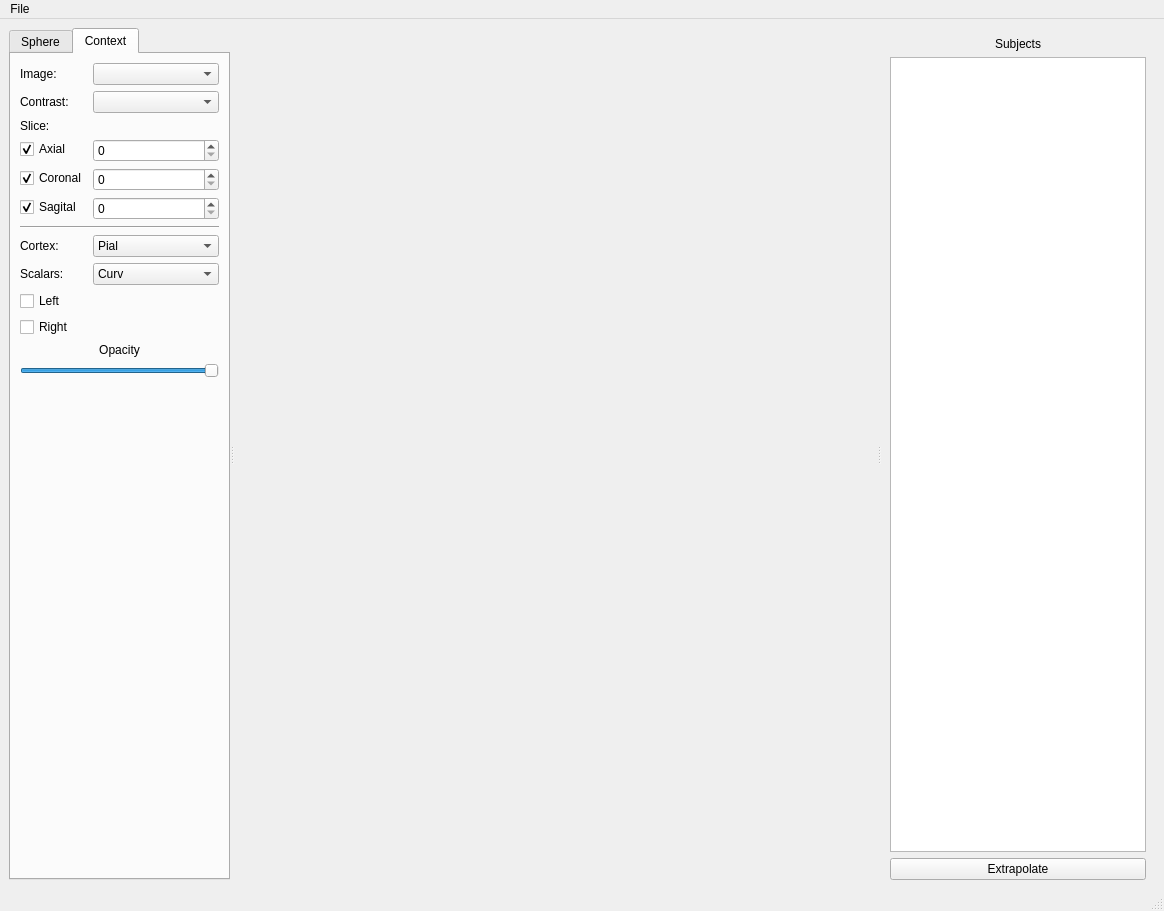
<?xml version="1.0" encoding="UTF-8"?>
<ui version="4.0">
 <class>RoiBuildApp</class>
 <widget class="QMainWindow" name="RoiBuildApp">
  <property name="geometry">
   <rect>
    <x>0</x>
    <y>0</y>
    <width>1164</width>
    <height>911</height>
   </rect>
  </property>
  <property name="windowTitle">
   <string>Braviz Roi Builder</string>
  </property>
  <property name="windowIcon">
   <iconset>
    <normalon>:/icons/roi_builder.png</normalon>
   </iconset>
  </property>
  <property name="styleSheet">
   <string notr="true">#sphere_tab{
	
	background-image: url(:/icons/circle.png);
	background-repeat:no-repeat;
	background-position:center;
	background-clip:padding;
	background-origin:padding;
}</string>
  </property>
  <widget class="QWidget" name="centralwidget">
   <layout class="QHBoxLayout" name="horizontalLayout">
    <item>
     <widget class="QSplitter" name="splitter">
      <property name="orientation">
       <enum>Qt::Horizontal</enum>
      </property>
      <widget class="QTabWidget" name="ContextTab">
       <property name="sizePolicy">
        <sizepolicy hsizetype="MinimumExpanding" vsizetype="Expanding">
         <horstretch>0</horstretch>
         <verstretch>0</verstretch>
        </sizepolicy>
       </property>
       <property name="currentIndex">
        <number>1</number>
       </property>
       <widget class="QWidget" name="sphere_tab">
        <attribute name="title">
         <string>Sphere</string>
        </attribute>
        <layout class="QFormLayout" name="formLayout_3">
         <property name="fieldGrowthPolicy">
          <enum>QFormLayout::AllNonFixedFieldsGrow</enum>
         </property>
         <item row="0" column="0">
          <widget class="QLabel" name="label_8">
           <property name="text">
            <string>Sphere:</string>
           </property>
          </widget>
         </item>
         <item row="1" column="0">
          <widget class="QLabel" name="label_9">
           <property name="text">
            <string>Coords:</string>
           </property>
           <property name="buddy">
            <cstring>sphere_space</cstring>
           </property>
          </widget>
         </item>
         <item row="1" column="1">
          <widget class="QLineEdit" name="sphere_space">
           <property name="text">
            <string>World</string>
           </property>
           <property name="readOnly">
            <bool>true</bool>
           </property>
          </widget>
         </item>
         <item row="2" column="0">
          <spacer name="verticalSpacer_2">
           <property name="orientation">
            <enum>Qt::Vertical</enum>
           </property>
           <property name="sizeHint" stdset="0">
            <size>
             <width>20</width>
             <height>40</height>
            </size>
           </property>
          </spacer>
         </item>
         <item row="3" column="0" colspan="2">
          <widget class="Line" name="line_2">
           <property name="orientation">
            <enum>Qt::Horizontal</enum>
           </property>
          </widget>
         </item>
         <item row="4" column="0" colspan="2">
          <widget class="QLabel" name="subject_sphere_label">
           <property name="font">
            <font>
             <weight>75</weight>
             <bold>true</bold>
            </font>
           </property>
           <property name="text">
            <string>Subject</string>
           </property>
           <property name="alignment">
            <set>Qt::AlignCenter</set>
           </property>
          </widget>
         </item>
         <item row="5" column="0">
          <widget class="QLabel" name="label_7">
           <property name="text">
            <string>Radius:</string>
           </property>
           <property name="buddy">
            <cstring>sphere_radius</cstring>
           </property>
          </widget>
         </item>
         <item row="5" column="1">
          <widget class="QDoubleSpinBox" name="sphere_radius">
           <property name="locale">
            <locale language="English" country="UnitedStates"/>
           </property>
           <property name="minimum">
            <double>1.000000000000000</double>
           </property>
           <property name="maximum">
            <double>1000.000000000000000</double>
           </property>
           <property name="value">
            <double>10.000000000000000</double>
           </property>
          </widget>
         </item>
         <item row="6" column="0">
          <widget class="QLabel" name="label_3">
           <property name="text">
            <string>Center:</string>
           </property>
          </widget>
         </item>
         <item row="7" column="0">
          <widget class="QLabel" name="label_4">
           <property name="text">
            <string>x</string>
           </property>
           <property name="buddy">
            <cstring>sphere_x</cstring>
           </property>
          </widget>
         </item>
         <item row="7" column="1">
          <widget class="QDoubleSpinBox" name="sphere_x">
           <property name="locale">
            <locale language="English" country="UnitedStates"/>
           </property>
           <property name="minimum">
            <double>-1000.000000000000000</double>
           </property>
           <property name="maximum">
            <double>1000.000000000000000</double>
           </property>
          </widget>
         </item>
         <item row="8" column="0">
          <widget class="QLabel" name="label_5">
           <property name="text">
            <string>y</string>
           </property>
           <property name="buddy">
            <cstring>sphere_y</cstring>
           </property>
          </widget>
         </item>
         <item row="8" column="1">
          <widget class="QDoubleSpinBox" name="sphere_y">
           <property name="locale">
            <locale language="English" country="UnitedStates"/>
           </property>
           <property name="minimum">
            <double>-1000.000000000000000</double>
           </property>
           <property name="maximum">
            <double>1000.000000000000000</double>
           </property>
          </widget>
         </item>
         <item row="9" column="0">
          <widget class="QLabel" name="label_6">
           <property name="text">
            <string>z</string>
           </property>
           <property name="buddy">
            <cstring>sphere_z</cstring>
           </property>
          </widget>
         </item>
         <item row="9" column="1">
          <widget class="QDoubleSpinBox" name="sphere_z">
           <property name="locale">
            <locale language="English" country="UnitedStates"/>
           </property>
           <property name="minimum">
            <double>-1000.000000000000000</double>
           </property>
           <property name="maximum">
            <double>1000.000000000000000</double>
           </property>
          </widget>
         </item>
         <item row="10" column="0" colspan="2">
          <widget class="QPushButton" name="copy_from_cursor_button">
           <property name="toolTip">
            <string>Move sphere center to cursor(&quot;c&quot;)</string>
           </property>
           <property name="text">
            <string>Copy from cursor</string>
           </property>
          </widget>
         </item>
         <item row="13" column="0" colspan="2">
          <widget class="QPushButton" name="save_sphere">
           <property name="font">
            <font>
             <weight>75</weight>
             <bold>true</bold>
            </font>
           </property>
           <property name="toolTip">
            <string>Save the current sphere (&quot;s&quot;)</string>
           </property>
           <property name="text">
            <string>Save sphere</string>
           </property>
           <property name="autoDefault">
            <bool>true</bool>
           </property>
           <property name="default">
            <bool>true</bool>
           </property>
          </widget>
         </item>
         <item row="15" column="0" colspan="2">
          <widget class="Line" name="line">
           <property name="orientation">
            <enum>Qt::Horizontal</enum>
           </property>
          </widget>
         </item>
         <item row="17" column="0">
          <spacer name="verticalSpacer_4">
           <property name="orientation">
            <enum>Qt::Vertical</enum>
           </property>
           <property name="sizeHint" stdset="0">
            <size>
             <width>20</width>
             <height>40</height>
            </size>
           </property>
          </spacer>
         </item>
         <item row="18" column="0">
          <widget class="QLabel" name="label_10">
           <property name="text">
            <string>Opacity:</string>
           </property>
           <property name="buddy">
            <cstring>sphere_opac</cstring>
           </property>
          </widget>
         </item>
         <item row="19" column="0" colspan="2">
          <widget class="QSlider" name="sphere_opac">
           <property name="maximum">
            <number>100</number>
           </property>
           <property name="value">
            <number>100</number>
           </property>
           <property name="orientation">
            <enum>Qt::Horizontal</enum>
           </property>
          </widget>
         </item>
         <item row="20" column="0">
          <widget class="QLabel" name="label_11">
           <property name="text">
            <string>Color:</string>
           </property>
           <property name="buddy">
            <cstring>color_button</cstring>
           </property>
          </widget>
         </item>
         <item row="20" column="1">
          <widget class="QPushButton" name="color_button">
           <property name="enabled">
            <bool>true</bool>
           </property>
           <property name="text">
            <string>Select</string>
           </property>
          </widget>
         </item>
         <item row="21" column="0">
          <widget class="QLabel" name="label_12">
           <property name="text">
            <string>Repr:</string>
           </property>
           <property name="buddy">
            <cstring>sphere_rep</cstring>
           </property>
          </widget>
         </item>
         <item row="21" column="1">
          <widget class="QComboBox" name="sphere_rep">
           <item>
            <property name="text">
             <string>Solid</string>
            </property>
           </item>
           <item>
            <property name="text">
             <string>WireFrame</string>
            </property>
           </item>
          </widget>
         </item>
         <item row="22" column="1">
          <spacer name="verticalSpacer">
           <property name="orientation">
            <enum>Qt::Vertical</enum>
           </property>
           <property name="sizeHint" stdset="0">
            <size>
             <width>20</width>
             <height>40</height>
            </size>
           </property>
          </spacer>
         </item>
         <item row="23" column="1">
          <widget class="QCheckBox" name="show_fibers_check">
           <property name="text">
            <string>Show fibers</string>
           </property>
          </widget>
         </item>
         <item row="28" column="0">
          <widget class="QLabel" name="mean_inside_label">
           <property name="text">
            <string>Mean IMG:</string>
           </property>
          </widget>
         </item>
         <item row="28" column="1">
          <widget class="QLineEdit" name="mean_inside_text">
           <property name="enabled">
            <bool>false</bool>
           </property>
           <property name="readOnly">
            <bool>true</bool>
           </property>
           <property name="placeholderText">
            <string>&lt;Mean Inside Sphere&gt;</string>
           </property>
          </widget>
         </item>
         <item row="27" column="0" colspan="2">
          <widget class="QCheckBox" name="inside_check">
           <property name="text">
            <string>Calculate value inside ROI</string>
           </property>
          </widget>
         </item>
         <item row="29" column="0">
          <widget class="QLabel" name="label_18">
           <property name="text">
            <string>Mean FA:</string>
           </property>
          </widget>
         </item>
         <item row="29" column="1">
          <widget class="QLineEdit" name="mean_fa">
           <property name="enabled">
            <bool>false</bool>
           </property>
           <property name="readOnly">
            <bool>true</bool>
           </property>
           <property name="placeholderText">
            <string>&lt;Mean Inside Sphere&gt;</string>
           </property>
          </widget>
         </item>
         <item row="30" column="0">
          <widget class="QLabel" name="label_19">
           <property name="text">
            <string>Mean MD:</string>
           </property>
          </widget>
         </item>
         <item row="30" column="1">
          <widget class="QLineEdit" name="mean_md">
           <property name="enabled">
            <bool>false</bool>
           </property>
           <property name="readOnly">
            <bool>true</bool>
           </property>
           <property name="placeholderText">
            <string>&lt;Mean Inside Sphere&gt;</string>
           </property>
          </widget>
         </item>
         <item row="26" column="0">
          <spacer name="verticalSpacer_3">
           <property name="orientation">
            <enum>Qt::Vertical</enum>
           </property>
           <property name="sizeHint" stdset="0">
            <size>
             <width>20</width>
             <height>40</height>
            </size>
           </property>
          </spacer>
         </item>
         <item row="11" column="0" colspan="2">
          <widget class="QPushButton" name="optimize_button">
           <property name="toolTip">
            <string>Optimize position of current sphere (&quot;o&quot;)</string>
           </property>
           <property name="text">
            <string>Optimize</string>
           </property>
          </widget>
         </item>
         <item row="12" column="0" colspan="2">
          <widget class="QPushButton" name="reload_button">
           <property name="toolTip">
            <string>Reload the sphere from the database</string>
           </property>
           <property name="text">
            <string>Reload</string>
           </property>
          </widget>
         </item>
         <item row="0" column="1">
          <widget class="QComboBox" name="sphere_name_combo"/>
         </item>
        </layout>
       </widget>
       <widget class="QWidget" name="tab_2">
        <attribute name="title">
         <string>Context</string>
        </attribute>
        <layout class="QFormLayout" name="formLayout">
         <property name="fieldGrowthPolicy">
          <enum>QFormLayout::AllNonFixedFieldsGrow</enum>
         </property>
         <item row="0" column="0">
          <widget class="QLabel" name="label">
           <property name="text">
            <string>Image: </string>
           </property>
          </widget>
         </item>
         <item row="0" column="1">
          <widget class="QComboBox" name="image_combo"/>
         </item>
         <item row="3" column="0">
          <widget class="QCheckBox" name="axial_check">
           <property name="text">
            <string>Axial</string>
           </property>
           <property name="checked">
            <bool>true</bool>
           </property>
          </widget>
         </item>
         <item row="4" column="0">
          <widget class="QCheckBox" name="coronal_check">
           <property name="text">
            <string>Coronal</string>
           </property>
           <property name="checked">
            <bool>true</bool>
           </property>
          </widget>
         </item>
         <item row="5" column="0">
          <widget class="QCheckBox" name="sagital_check">
           <property name="text">
            <string>Sagital</string>
           </property>
           <property name="checked">
            <bool>true</bool>
           </property>
          </widget>
         </item>
         <item row="3" column="1">
          <widget class="QSpinBox" name="axial_slice"/>
         </item>
         <item row="4" column="1">
          <widget class="QSpinBox" name="coronal_slice"/>
         </item>
         <item row="5" column="1">
          <widget class="QSpinBox" name="sagital_slice"/>
         </item>
         <item row="2" column="0">
          <widget class="QLabel" name="label_2">
           <property name="text">
            <string>Slice:</string>
           </property>
          </widget>
         </item>
         <item row="6" column="0" colspan="2">
          <widget class="Line" name="line_3">
           <property name="orientation">
            <enum>Qt::Horizontal</enum>
           </property>
          </widget>
         </item>
         <item row="7" column="0">
          <widget class="QLabel" name="label_13">
           <property name="text">
            <string>Cortex:</string>
           </property>
          </widget>
         </item>
         <item row="7" column="1">
          <widget class="QComboBox" name="surface_combo">
           <item>
            <property name="text">
             <string>Pial</string>
            </property>
           </item>
           <item>
            <property name="text">
             <string>White</string>
            </property>
           </item>
          </widget>
         </item>
         <item row="9" column="0">
          <widget class="QCheckBox" name="left_cortex_check">
           <property name="text">
            <string>Left</string>
           </property>
          </widget>
         </item>
         <item row="8" column="0">
          <widget class="QLabel" name="label_14">
           <property name="text">
            <string>Scalars:</string>
           </property>
          </widget>
         </item>
         <item row="8" column="1">
          <widget class="QComboBox" name="scalar_combo">
           <item>
            <property name="text">
             <string>Curv</string>
            </property>
           </item>
           <item>
            <property name="text">
             <string>Average  curv.</string>
            </property>
           </item>
           <item>
            <property name="text">
             <string>Area</string>
            </property>
           </item>
           <item>
            <property name="text">
             <string>Thickness</string>
            </property>
           </item>
           <item>
            <property name="text">
             <string>Sulc</string>
            </property>
           </item>
           <item>
            <property name="text">
             <string>Parcellation</string>
            </property>
           </item>
           <item>
            <property name="text">
             <string>Parcellation 2009</string>
            </property>
           </item>
           <item>
            <property name="text">
             <string>Parcellation DKT</string>
            </property>
           </item>
           <item>
            <property name="text">
             <string>Broadman Area</string>
            </property>
           </item>
          </widget>
         </item>
         <item row="10" column="0">
          <widget class="QCheckBox" name="right_cortex_check">
           <property name="text">
            <string>Right</string>
           </property>
          </widget>
         </item>
         <item row="11" column="0" colspan="2">
          <widget class="QLabel" name="label_16">
           <property name="text">
            <string>Opacity</string>
           </property>
           <property name="alignment">
            <set>Qt::AlignCenter</set>
           </property>
          </widget>
         </item>
         <item row="12" column="0" colspan="2">
          <widget class="QSlider" name="cortex_opac">
           <property name="maximum">
            <number>100</number>
           </property>
           <property name="value">
            <number>100</number>
           </property>
           <property name="tracking">
            <bool>false</bool>
           </property>
           <property name="orientation">
            <enum>Qt::Horizontal</enum>
           </property>
          </widget>
         </item>
         <item row="1" column="0">
          <widget class="QLabel" name="label_17">
           <property name="text">
            <string>Contrast:</string>
           </property>
          </widget>
         </item>
         <item row="1" column="1">
          <widget class="QComboBox" name="contrast_combo"/>
         </item>
        </layout>
       </widget>
      </widget>
      <widget class="QFrame" name="frame">
       <property name="sizePolicy">
        <sizepolicy hsizetype="Expanding" vsizetype="Preferred">
         <horstretch>10</horstretch>
         <verstretch>0</verstretch>
        </sizepolicy>
       </property>
       <property name="minimumSize">
        <size>
         <width>600</width>
         <height>0</height>
        </size>
       </property>
       <property name="frameShape">
        <enum>QFrame::NoFrame</enum>
       </property>
       <property name="frameShadow">
        <enum>QFrame::Raised</enum>
       </property>
       <layout class="QVBoxLayout" name="verticalLayout_2">
        <property name="leftMargin">
         <number>0</number>
        </property>
        <property name="topMargin">
         <number>0</number>
        </property>
        <property name="rightMargin">
         <number>0</number>
        </property>
        <property name="bottomMargin">
         <number>0</number>
        </property>
        <item>
         <widget class="QFrame" name="vtk_frame">
          <property name="sizePolicy">
           <sizepolicy hsizetype="Ignored" vsizetype="Preferred">
            <horstretch>0</horstretch>
            <verstretch>0</verstretch>
           </sizepolicy>
          </property>
          <property name="frameShape">
           <enum>QFrame::NoFrame</enum>
          </property>
          <property name="frameShadow">
           <enum>QFrame::Raised</enum>
          </property>
         </widget>
        </item>
       </layout>
      </widget>
      <widget class="QFrame" name="frame_2">
       <property name="sizePolicy">
        <sizepolicy hsizetype="MinimumExpanding" vsizetype="Preferred">
         <horstretch>0</horstretch>
         <verstretch>0</verstretch>
        </sizepolicy>
       </property>
       <property name="frameShape">
        <enum>QFrame::NoFrame</enum>
       </property>
       <property name="frameShadow">
        <enum>QFrame::Raised</enum>
       </property>
       <layout class="QVBoxLayout" name="verticalLayout">
        <property name="bottomMargin">
         <number>0</number>
        </property>
        <item>
         <widget class="QLabel" name="label_15">
          <property name="text">
           <string>Subjects</string>
          </property>
          <property name="alignment">
           <set>Qt::AlignCenter</set>
          </property>
         </widget>
        </item>
        <item>
         <widget class="QListView" name="subjects_list">
          <property name="alternatingRowColors">
           <bool>true</bool>
          </property>
          <property name="selectionBehavior">
           <enum>QAbstractItemView::SelectRows</enum>
          </property>
         </widget>
        </item>
        <item>
         <widget class="QPushButton" name="extrapolate_button">
          <property name="text">
           <string>Extrapolate</string>
          </property>
         </widget>
        </item>
       </layout>
      </widget>
     </widget>
    </item>
   </layout>
  </widget>
  <widget class="QMenuBar" name="menubar">
   <property name="geometry">
    <rect>
     <x>0</x>
     <y>0</y>
     <width>1164</width>
     <height>27</height>
    </rect>
   </property>
   <widget class="QMenu" name="menuFile">
    <property name="title">
     <string>File</string>
    </property>
    <addaction name="actionSave_Scenario"/>
    <addaction name="actionLoad_Scenario"/>
    <addaction name="separator"/>
    <addaction name="actionSave_sphere_as"/>
    <addaction name="actionSwitch_sphere"/>
    <addaction name="actionExport_ROI"/>
   </widget>
   <addaction name="menuFile"/>
  </widget>
  <widget class="QStatusBar" name="statusbar"/>
  <action name="actionSave_Scenario">
   <property name="text">
    <string>Save Scenario</string>
   </property>
  </action>
  <action name="actionLoad_Scenario">
   <property name="text">
    <string>Load Scenario</string>
   </property>
  </action>
  <action name="actionSave_sphere_as">
   <property name="text">
    <string>Save sphere as...</string>
   </property>
  </action>
  <action name="actionExport_ROI">
   <property name="text">
    <string>Export ROI</string>
   </property>
  </action>
  <action name="actionSwitch_sphere">
   <property name="text">
    <string>Switch sphere</string>
   </property>
  </action>
 </widget>
 <resources>
  <include location="resources.qrc"/>
 </resources>
 <connections/>
</ui>
